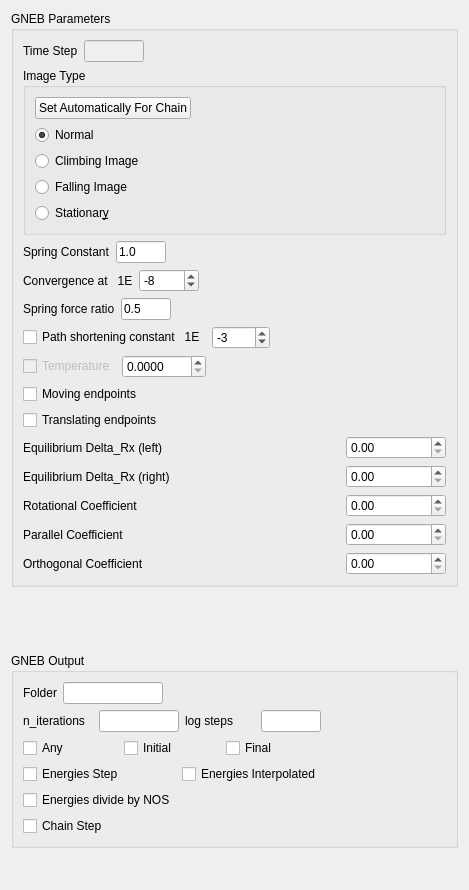
         <widget class="QWidget" name="page">
          <property name="geometry">
           <rect>
            <x>0</x>
            <y>0</y>
            <width>469</width>
            <height>890</height>
           </rect>
          </property>
          <property name="sizePolicy">
           <sizepolicy hsizetype="Preferred" vsizetype="Preferred">
            <horstretch>0</horstretch>
            <verstretch>0</verstretch>
           </sizepolicy>
          </property>
          <property name="minimumSize">
           <size>
            <width>0</width>
            <height>0</height>
           </size>
          </property>
          <attribute name="label">
           <string>GNEB</string>
          </attribute>
          <layout class="QGridLayout" name="gridLayout_6">
           <item row="6" column="0">
            <spacer name="verticalSpacer_5">
             <property name="orientation">
              <enum>Qt::Vertical</enum>
             </property>
             <property name="sizeHint" stdset="0">
              <size>
               <width>20</width>
               <height>40</height>
              </size>
             </property>
            </spacer>
           </item>
           <item row="4" column="0">
            <widget class="QGroupBox" name="groupBox_19">
             <property name="minimumSize">
              <size>
               <width>0</width>
               <height>0</height>
              </size>
             </property>
             <property name="title">
              <string>GNEB Output</string>
             </property>
             <layout class="QGridLayout" name="gridLayout_95">
              <item row="0" column="0">
               <layout class="QGridLayout" name="gridLayout_7">
                <item row="0" column="1">
                 <widget class="QLineEdit" name="lineEdit_gneb_output_folder">
                  <property name="maximumSize">
                   <size>
                    <width>100</width>
                    <height>16777215</height>
                   </size>
                  </property>
                 </widget>
                </item>
                <item row="0" column="2">
                 <spacer name="horizontalSpacer_2">
                  <property name="orientation">
                   <enum>Qt::Horizontal</enum>
                  </property>
                  <property name="sizeHint" stdset="0">
                   <size>
                    <width>40</width>
                    <height>20</height>
                   </size>
                  </property>
                 </spacer>
                </item>
                <item row="0" column="0">
                 <widget class="QLabel" name="label">
                  <property name="text">
                   <string>Folder</string>
                  </property>
                 </widget>
                </item>
               </layout>
              </item>
              <item row="2" column="3">
               <spacer name="horizontalSpacer_52">
                <property name="orientation">
                 <enum>Qt::Horizontal</enum>
                </property>
                <property name="sizeHint" stdset="0">
                 <size>
                  <width>40</width>
                  <height>20</height>
                 </size>
                </property>
               </spacer>
              </item>
              <item row="4" column="0">
               <layout class="QGridLayout" name="gridLayout_104">
                <item row="2" column="0">
                 <widget class="QCheckBox" name="checkBox_gneb_output_chain_step">
                  <property name="text">
                   <string>Chain Step</string>
                  </property>
                 </widget>
                </item>
                <item row="0" column="0">
                 <widget class="QCheckBox" name="checkBox_gneb_output_energies_step">
                  <property name="text">
                   <string>Energies Step</string>
                  </property>
                 </widget>
                </item>
                <item row="0" column="1">
                 <widget class="QCheckBox" name="checkBox_gneb_output_energies_interpolated">
                  <property name="text">
                   <string>Energies Interpolated</string>
                  </property>
                 </widget>
                </item>
                <item row="1" column="0">
                 <widget class="QCheckBox" name="checkBox_gneb_output_energies_divide">
                  <property name="text">
                   <string>Energies divide by NOS</string>
                  </property>
                 </widget>
                </item>
               </layout>
              </item>
              <item row="2" column="0">
               <layout class="QGridLayout" name="gridLayout_103">
                <item row="0" column="1">
                 <widget class="QCheckBox" name="checkBox_gneb_output_initial">
                  <property name="text">
                   <string>Initial</string>
                  </property>
                 </widget>
                </item>
                <item row="0" column="2">
                 <widget class="QCheckBox" name="checkBox_gneb_output_final">
                  <property name="text">
                   <string>Final</string>
                  </property>
                 </widget>
                </item>
                <item row="0" column="0">
                 <widget class="QCheckBox" name="checkBox_gneb_output_any">
                  <property name="text">
                   <string>Any</string>
                  </property>
                 </widget>
                </item>
               </layout>
              </item>
              <item row="1" column="0">
               <layout class="QGridLayout" name="gridLayout_77">
                <item row="0" column="0">
                 <widget class="QLabel" name="label_44">
                  <property name="text">
                   <string>n_iterations</string>
                  </property>
                 </widget>
                </item>
                <item row="0" column="2">
                 <widget class="QLabel" name="label_45">
                  <property name="text">
                   <string>log steps</string>
                  </property>
                 </widget>
                </item>
                <item row="0" column="1">
                 <widget class="QLineEdit" name="lineEdit_gneb_n_iterations">
                  <property name="minimumSize">
                   <size>
                    <width>20</width>
                    <height>0</height>
                   </size>
                  </property>
                  <property name="maximumSize">
                   <size>
                    <width>80</width>
                    <height>16777215</height>
                   </size>
                  </property>
                 </widget>
                </item>
                <item row="0" column="3">
                 <widget class="QLineEdit" name="lineEdit_gneb_log_steps">
                  <property name="maximumSize">
                   <size>
                    <width>60</width>
                    <height>16777215</height>
                   </size>
                  </property>
                 </widget>
                </item>
               </layout>
              </item>
             </layout>
            </widget>
           </item>
           <item row="2" column="0">
            <spacer name="verticalSpacer_10">
             <property name="orientation">
              <enum>Qt::Vertical</enum>
             </property>
             <property name="sizeHint" stdset="0">
              <size>
               <width>20</width>
               <height>40</height>
              </size>
             </property>
            </spacer>
           </item>
           <item row="3" column="0">
            <spacer name="verticalSpacer_4">
             <property name="orientation">
              <enum>Qt::Vertical</enum>
             </property>
             <property name="sizeType">
              <enum>QSizePolicy::Fixed</enum>
             </property>
             <property name="sizeHint" stdset="0">
              <size>
               <width>20</width>
               <height>30</height>
              </size>
             </property>
            </spacer>
           </item>
           <item row="1" column="0">
            <widget class="QGroupBox" name="groupBox_5">
             <property name="minimumSize">
              <size>
               <width>0</width>
               <height>0</height>
              </size>
             </property>
             <property name="maximumSize">
              <size>
               <width>16777215</width>
               <height>16777215</height>
              </size>
             </property>
             <property name="title">
              <string>GNEB Parameters</string>
             </property>
             <layout class="QGridLayout" name="gridLayout_36">
              <item row="3" column="0" colspan="2">
               <layout class="QGridLayout" name="gridLayout_11">
                <item row="0" column="2">
                 <spacer name="horizontalSpacer_6">
                  <property name="orientation">
                   <enum>Qt::Horizontal</enum>
                  </property>
                  <property name="sizeHint" stdset="0">
                   <size>
                    <width>40</width>
                    <height>20</height>
                   </size>
                  </property>
                 </spacer>
                </item>
                <item row="0" column="1">
                 <widget class="QSpinBox" name="spinBox_gneb_convergence">
                  <property name="minimumSize">
                   <size>
                    <width>60</width>
                    <height>0</height>
                   </size>
                  </property>
                  <property name="minimum">
                   <number>-20</number>
                  </property>
                  <property name="maximum">
                   <number>20</number>
                  </property>
                  <property name="value">
                   <number>-8</number>
                  </property>
                 </widget>
                </item>
                <item row="0" column="0">
                 <widget class="QLabel" name="label_6">
                  <property name="text">
                   <string>Convergence at   1E</string>
                  </property>
                 </widget>
                </item>
               </layout>
              </item>
              <item row="8" column="0">
               <widget class="QCheckBox" name="checkBox_moving_endpoints">
                <property name="text">
                 <string>Moving endpoints</string>
                </property>
               </widget>
              </item>
              <item row="5" column="0" colspan="2">
               <layout class="QGridLayout" name="gridLayout_35">
                <item row="0" column="0">
                 <widget class="QCheckBox" name="checkBox_gneb_pathshortening">
                  <property name="text">
                   <string>Path shortening constant   1E</string>
                  </property>
                 </widget>
                </item>
                <item row="0" column="1">
                 <widget class="QSpinBox" name="spinBox_gneb_pathshorteningconstant">
                  <property name="minimum">
                   <number>-1000</number>
                  </property>
                  <property name="maximum">
                   <number>1000</number>
                  </property>
                  <property name="value">
                   <number>-3</number>
                  </property>
                 </widget>
                </item>
                <item row="0" column="2">
                 <spacer name="horizontalSpacer_19">
                  <property name="orientation">
                   <enum>Qt::Horizontal</enum>
                  </property>
                  <property name="sizeHint" stdset="0">
                   <size>
                    <width>40</width>
                    <height>20</height>
                   </size>
                  </property>
                 </spacer>
                </item>
               </layout>
              </item>
              <item row="2" column="0">
               <layout class="QGridLayout" name="gridLayout_75">
                <item row="0" column="0">
                 <widget class="QLabel" name="label_2">
                  <property name="text">
                   <string>Spring Constant</string>
                  </property>
                 </widget>
                </item>
                <item row="0" column="1">
                 <widget class="QLineEdit" name="lineEdit_gneb_springconstant">
                  <property name="minimumSize">
                   <size>
                    <width>40</width>
                    <height>0</height>
                   </size>
                  </property>
                  <property name="maximumSize">
                   <size>
                    <width>50</width>
                    <height>16777215</height>
                   </size>
                  </property>
                  <property name="text">
                   <string>1.0</string>
                  </property>
                 </widget>
                </item>
                <item row="0" column="2">
                 <spacer name="horizontalSpacer_3">
                  <property name="orientation">
                   <enum>Qt::Horizontal</enum>
                  </property>
                  <property name="sizeHint" stdset="0">
                   <size>
                    <width>40</width>
                    <height>20</height>
                   </size>
                  </property>
                 </spacer>
                </item>
               </layout>
              </item>
              <item row="0" column="0">
               <layout class="QGridLayout" name="gridLayout_14">
                <item row="0" column="2">
                 <spacer name="horizontalSpacer_8">
                  <property name="orientation">
                   <enum>Qt::Horizontal</enum>
                  </property>
                  <property name="sizeHint" stdset="0">
                   <size>
                    <width>40</width>
                    <height>20</height>
                   </size>
                  </property>
                 </spacer>
                </item>
                <item row="0" column="1">
                 <widget class="QLineEdit" name="lineEdit">
                  <property name="enabled">
                   <bool>false</bool>
                  </property>
                  <property name="maximumSize">
                   <size>
                    <width>60</width>
                    <height>16777215</height>
                   </size>
                  </property>
                 </widget>
                </item>
                <item row="0" column="0">
                 <widget class="QLabel" name="label_7">
                  <property name="text">
                   <string>Time Step</string>
                  </property>
                 </widget>
                </item>
               </layout>
              </item>
              <item row="10" column="1">
               <widget class="QDoubleSpinBox" name="doubleSpinBox_delta_Rx_left">
                <property name="minimumSize">
                 <size>
                  <width>100</width>
                  <height>0</height>
                 </size>
                </property>
                <property name="maximumSize">
                 <size>
                  <width>100</width>
                  <height>16777215</height>
                 </size>
                </property>
               </widget>
              </item>
              <item row="13" column="1">
               <widget class="QDoubleSpinBox" name="doubleSpinBox_delta_Rx_right">
                <property name="minimumSize">
                 <size>
                  <width>100</width>
                  <height>0</height>
                 </size>
                </property>
                <property name="maximumSize">
                 <size>
                  <width>100</width>
                  <height>16777215</height>
                 </size>
                </property>
               </widget>
              </item>
              <item row="15" column="1">
               <widget class="QDoubleSpinBox" name="doubleSpinBox_parallel_coefficient"/>
              </item>
              <item row="9" column="0">
               <widget class="QCheckBox" name="checkBox_translating_endpoints">
                <property name="text">
                 <string>Translating endpoints</string>
                </property>
               </widget>
              </item>
              <item row="13" column="0">
               <widget class="QLabel" name="label_26">
                <property name="text">
                 <string>Equilibrium Delta_Rx (right)</string>
                </property>
               </widget>
              </item>
              <item row="10" column="0">
               <widget class="QLabel" name="label_27">
                <property name="text">
                 <string>Equilibrium Delta_Rx (left)</string>
                </property>
               </widget>
              </item>
              <item row="4" column="0">
               <layout class="QGridLayout" name="gridLayout_34">
                <item row="0" column="2">
                 <spacer name="horizontalSpacer_18">
                  <property name="orientation">
                   <enum>Qt::Horizontal</enum>
                  </property>
                  <property name="sizeHint" stdset="0">
                   <size>
                    <width>40</width>
                    <height>20</height>
                   </size>
                  </property>
                 </spacer>
                </item>
                <item row="0" column="1">
                 <widget class="QLineEdit" name="lineEdit_gneb_springforceratio">
                  <property name="minimumSize">
                   <size>
                    <width>40</width>
                    <height>0</height>
                   </size>
                  </property>
                  <property name="maximumSize">
                   <size>
                    <width>50</width>
                    <height>16777215</height>
                   </size>
                  </property>
                  <property name="text">
                   <string>0.5</string>
                  </property>
                 </widget>
                </item>
                <item row="0" column="0">
                 <widget class="QLabel" name="label_25">
                  <property name="text">
                   <string>Spring force ratio</string>
                  </property>
                 </widget>
                </item>
               </layout>
              </item>
              <item row="1" column="0" colspan="2">
               <widget class="QGroupBox" name="groupBox_3">
                <property name="minimumSize">
                 <size>
                  <width>0</width>
                  <height>0</height>
                 </size>
                </property>
                <property name="title">
                 <string>Image Type</string>
                </property>
                <layout class="QGridLayout" name="gridLayout_10">
                 <item row="1" column="0">
                  <widget class="QPushButton" name="pushButton_auto_image_type">
                   <property name="text">
                    <string>Set Automatically For Chain</string>
                   </property>
                  </widget>
                 </item>
                 <item row="1" column="1">
                  <spacer name="horizontalSpacer_4">
                   <property name="orientation">
                    <enum>Qt::Horizontal</enum>
                   </property>
                   <property name="sizeHint" stdset="0">
                    <size>
                     <width>40</width>
                     <height>20</height>
                    </size>
                   </property>
                  </spacer>
                 </item>
                 <item row="3" column="0">
                  <widget class="QRadioButton" name="radioButton_ClimbingImage">
                   <property name="text">
                    <string>Climbing Image</string>
                   </property>
                  </widget>
                 </item>
                 <item row="2" column="0">
                  <widget class="QRadioButton" name="radioButton_Normal">
                   <property name="text">
                    <string>Normal</string>
                   </property>
                   <property name="checked">
                    <bool>true</bool>
                   </property>
                  </widget>
                 </item>
                 <item row="4" column="0">
                  <widget class="QRadioButton" name="radioButton_FallingImage">
                   <property name="text">
                    <string>Falling Image</string>
                   </property>
                  </widget>
                 </item>
                 <item row="5" column="0">
                  <widget class="QRadioButton" name="radioButton_Stationary">
                   <property name="text">
                    <string>Stationar&amp;y</string>
                   </property>
                  </widget>
                 </item>
                </layout>
               </widget>
              </item>
              <item row="14" column="1">
               <widget class="QDoubleSpinBox" name="doubleSpinBox_rotational_coefficient"/>
              </item>
              <item row="6" column="0" colspan="2">
               <layout class="QGridLayout" name="gridLayout_12">
                <item row="1" column="2">
                 <spacer name="horizontalSpacer_7">
                  <property name="orientation">
                   <enum>Qt::Horizontal</enum>
                  </property>
                  <property name="sizeHint" stdset="0">
                   <size>
                    <width>40</width>
                    <height>20</height>
                   </size>
                  </property>
                 </spacer>
                </item>
                <item row="1" column="0">
                 <widget class="QCheckBox" name="checkBox_2">
                  <property name="enabled">
                   <bool>false</bool>
                  </property>
                  <property name="text">
                   <string>Temperature</string>
                  </property>
                 </widget>
                </item>
                <item row="1" column="1">
                 <widget class="QDoubleSpinBox" name="doubleSpinBox">
                  <property name="decimals">
                   <number>4</number>
                  </property>
                  <property name="maximum">
                   <double>1000.000000000000000</double>
                  </property>
                 </widget>
                </item>
               </layout>
              </item>
              <item row="16" column="1">
               <widget class="QDoubleSpinBox" name="doubleSpinBox_orthogonal_coefficient"/>
              </item>
              <item row="14" column="0">
               <widget class="QLabel" name="label_28">
                <property name="text">
                 <string>Rotational Coefficient</string>
                </property>
               </widget>
              </item>
              <item row="15" column="0">
               <widget class="QLabel" name="label_29">
                <property name="text">
                 <string>Parallel Coefficient</string>
                </property>
               </widget>
              </item>
              <item row="16" column="0">
               <widget class="QLabel" name="label_30">
                <property name="text">
                 <string>Orthogonal Coefficient</string>
                </property>
               </widget>
              </item>
             </layout>
            </widget>
           </item>
          </layout>
         </widget>
